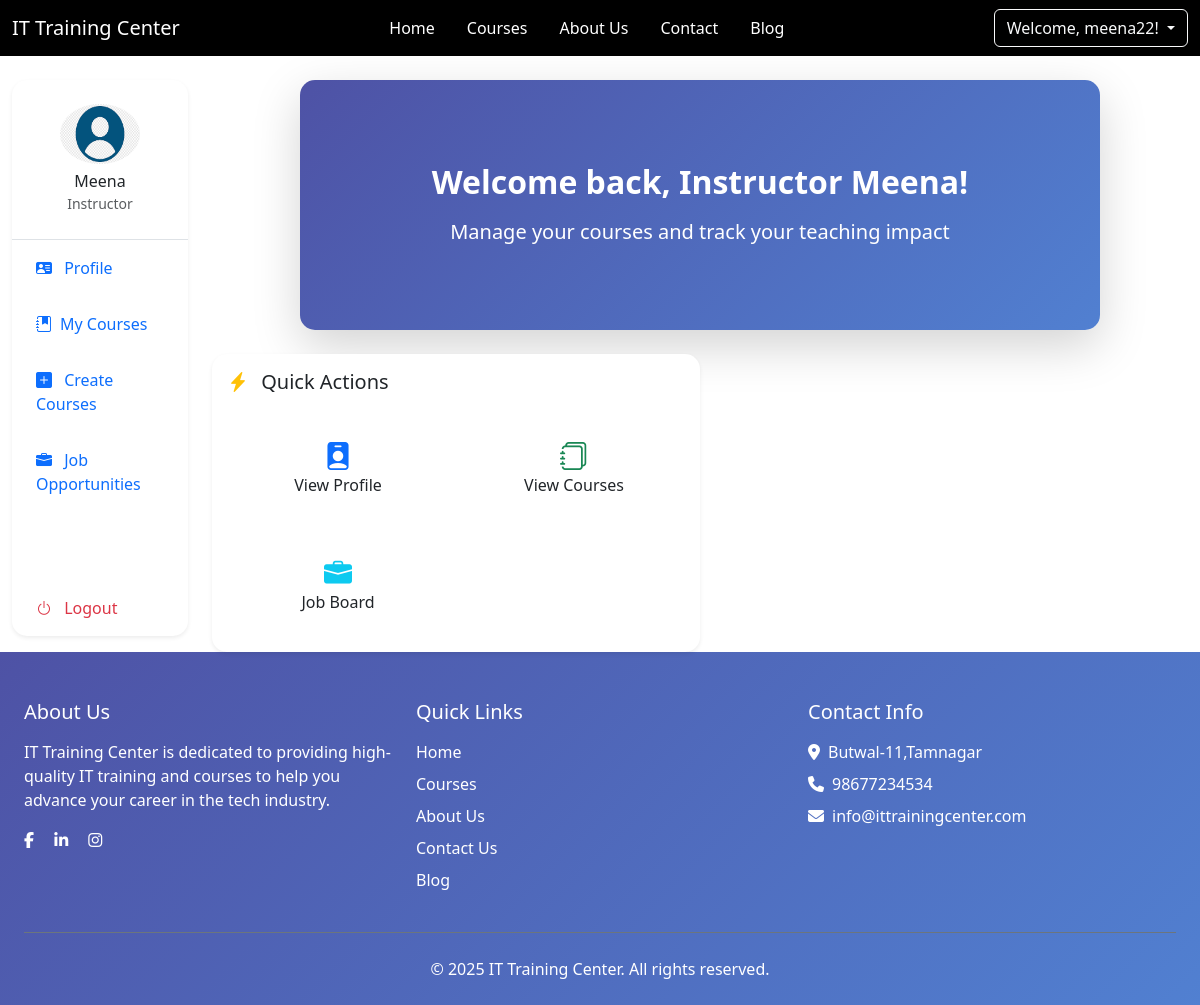
Page /instructor/ (signed in) on the earlier database version.
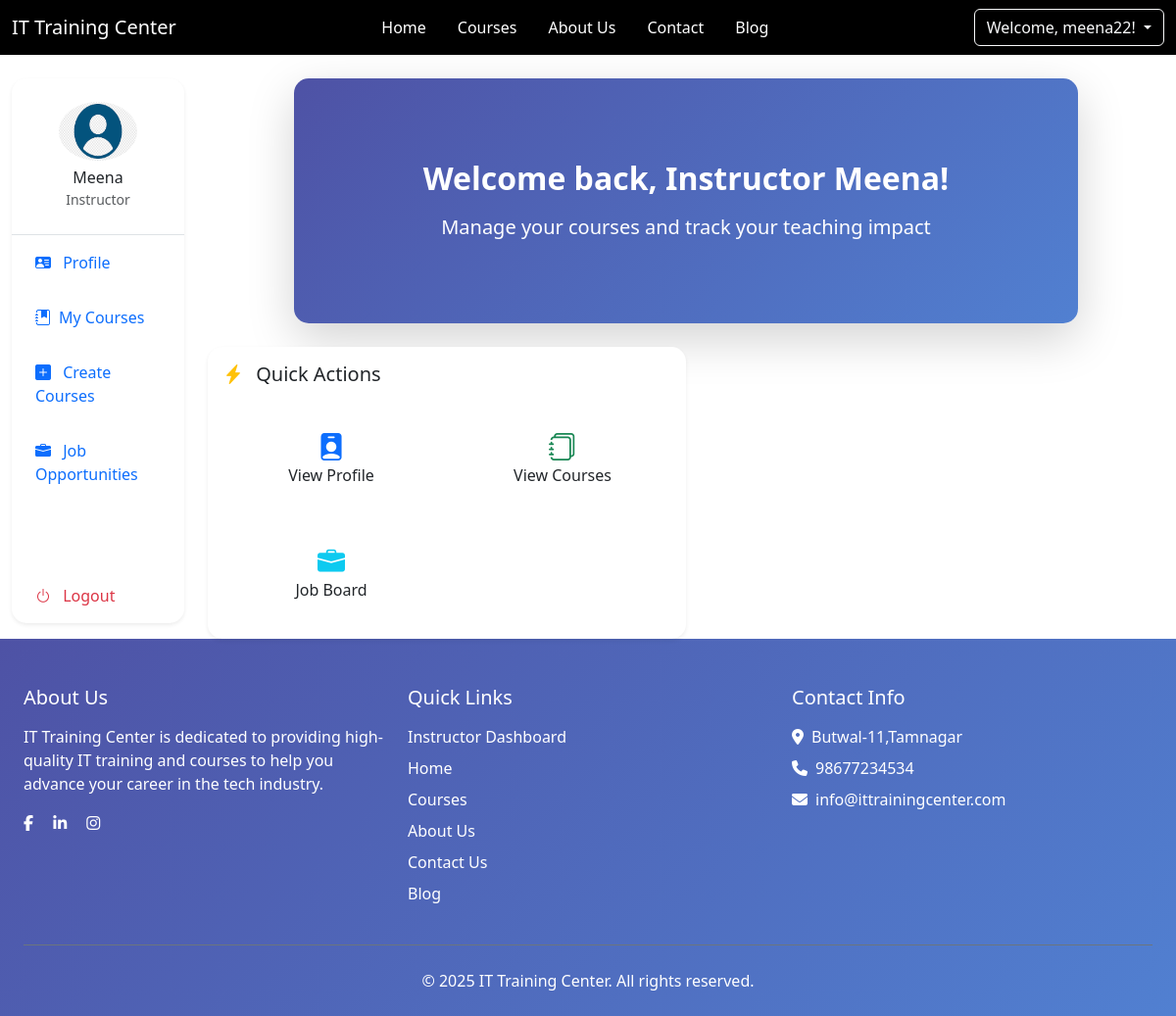
Same page on the later database version.
### instructorapp/views.py (the view)
# urls.py: path('',instructor_dashboard,name='instructor_dashboard'),
def instructor_dashboard(request):
    return render(request,'instructor/instructordashboard.html')

### instructorapp/templates/instructor/instructordashboard.html (shortened to what the changed rows need)
{% extends 'base3.html' %}
{% load static %}
{% block content %}
<div class="container-fluid mt-4">
  <div class="row">
    <div class="col-md-9 col-lg-10">
      <div class="container-fluid px-0">
        <div class="card shadow-lg mb-4 border-0 mx-auto" style="max-width: 800px; background: linear-gradient(135deg, #4e52a5, #5180d1);">
          <div class="card-body p-5 d-flex flex-column justify-content-center align-items-center" style="min-height: 250px;">
            <div class="text-center">
              <h2 class="fw-bold mb-3 text-white">Welcome back, Instructor {{ user.first_name|default:user.username }}!</h2>
            </div>
          </div>
        </div>
      </div>
    </div>
        {% endblock content %}

### instructorapp/templates/base3.html (shortened to what the changed rows need)
<!DOCTYPE html>
{% load static %}
<html lang="en">
<head>
    <link href="https://cdn.jsdelivr.net/npm/bootstrap@5.3.3/dist/css/bootstrap.min.css" rel="stylesheet"
>
    <link rel="stylesheet" href="https://cdn.jsdelivr.net/npm/alertifyjs@1.14.0/build/css/alertify.min.css">
    <link rel="stylesheet" href="https://cdn.jsdelivr.net/npm/alertifyjs@1.14.0/build/css/themes/default.min.css">
    <link rel="stylesheet" href="https://cdnjs.cloudflare.com/ajax/libs/font-awesome/6.0.0/css/all.min.css">
    <link href="https://cdn.jsdelivr.net/npm/bootstrap-icons@1.10.0/font/bootstrap-icons.css" rel="stylesheet">
    <link rel="stylesheet" href="{% static 'css/style.css' %}">
</head>
<body>
    {% block content %}
    {% endblock content %}
    <footer class="text-white pt-5 pb-4" style="background: linear-gradient(135deg, #4e52a5, #5180d1);">
        <div class="container-fluid">
            <div class="row">
                <div class="col-md-4 mb-4">
                    <ul class="list-unstyled">
                      <li class="mb-2">
                        {% if user.is_authenticated %}
                        {% if user.user_type == "student" %}
                        <a href="{% url 'dashboard' %}" class="text-white text-decoration-none">Dashboard</a>
                        {% elif user.user_type == "instructor" %}
                        <a href="{% url 'instructor_dashboard' %}" class="text-white text-decoration-none">Instructor
                          Dashboard</a>
                        {% endif %}
                        {% else %}
                        <a href="{% url 'log_in' %}" class="text-white">Dashboard</a>
                        {% endif %}
                      </li>
                    </ul>
                </div>
            </div>
        </div>
    </footer>
</body>
</html>

Differences in the rows shown:
changed CustomUser "Meena": user_type empty → "instructor" (drawn)
Other differences:
text now shown: "Instructor Dashboard"
